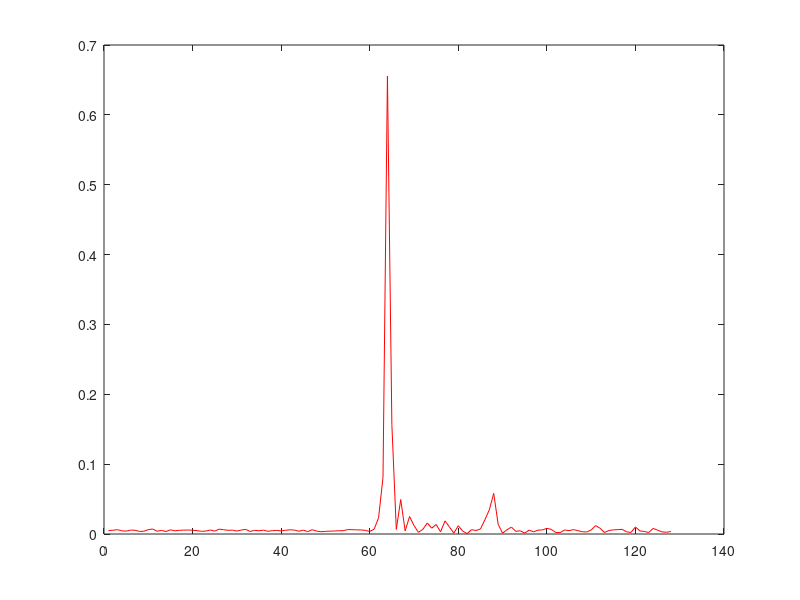

Reproduce this figure in MATLAB.
%% CIR FIXED_POINT_MODEL

clear all;
close all;
clc;

load INPUT_DATA_TB.mat
load GOLAY_SEQ.mat

INDEXES = find(CEF_FLAG == 1);
CEF_ESTIMATE = floor(X(INDEXES(1):INDEXES(1)+128*9-1).*2^16);
GOLAY_A_MOD = zeros(1,128);
GOLAY_B_MOD = zeros(1,128);

GOLAY_A_MOD(1,1:2:128) = real(Ga128_rot(1:2:128));
GOLAY_A_MOD(1,2:2:128) = -imag(Ga128_rot(2:2:128));
GOLAY_B_MOD(1,1:2:128) = real(Gb128_rot(1:2:128));
GOLAY_B_MOD(1,2:2:128) = -imag(Gb128_rot(2:2:128));

%% Golden Results
preamble_128 = reshape((CEF_ESTIMATE),128,9);

RESULT = zeros(1,128);
RESULT_DEBUG = zeros(8,128);
for ii = 1:8

   BUFFER_B =preamble_128(:,ii).';
   BUFFER_B_EXT = [zeros(1,64) BUFFER_B];

   for jj = 1:128
      if mod(ii,2) == 1
         GOLAY = GOLAY_B_MOD;
      else
         GOLAY = GOLAY_A_MOD;
      end
      
      OPER_A = zeros(128,1);
      BUFFER_B_SHORT = BUFFER_B_EXT(1:end-64).';
      for kk = 1:64
         if GOLAY(2*kk-1) == 1
            OPER_A(2*kk-1) = complex(real(BUFFER_B_SHORT(2*kk-1)),imag(BUFFER_B_SHORT(2*kk-1)));
         else
            OPER_A(2*kk-1) = complex(-real(BUFFER_B_SHORT(2*kk-1)),-imag(BUFFER_B_SHORT(2*kk-1)));
         end
         
         if GOLAY(2*kk) == 1
            OPER_A(2*kk) = complex(-imag(BUFFER_B_SHORT(2*kk)),real(BUFFER_B_SHORT(2*kk)));
         else
            OPER_A(2*kk) = complex(imag(BUFFER_B_SHORT(2*kk)),-real(BUFFER_B_SHORT(2*kk)));
         end
      end
         
      if ii == 3 || ii == 6
         RESULT(jj) = RESULT(jj) + sum(OPER_A);         
      else
         RESULT(jj) = RESULT(jj) - sum(OPER_A);
      end
      RESULT_DEBUG(ii,jj) = sum(OPER_A);        
      BUFFER_B_EXT = [BUFFER_B_EXT(2:end) BUFFER_B_EXT(1)];
   end
end

PLOT_SCALING = 2^-8*2^-15;
figure(1), clf;
plot(abs(RESULT.*PLOT_SCALING),'r');
